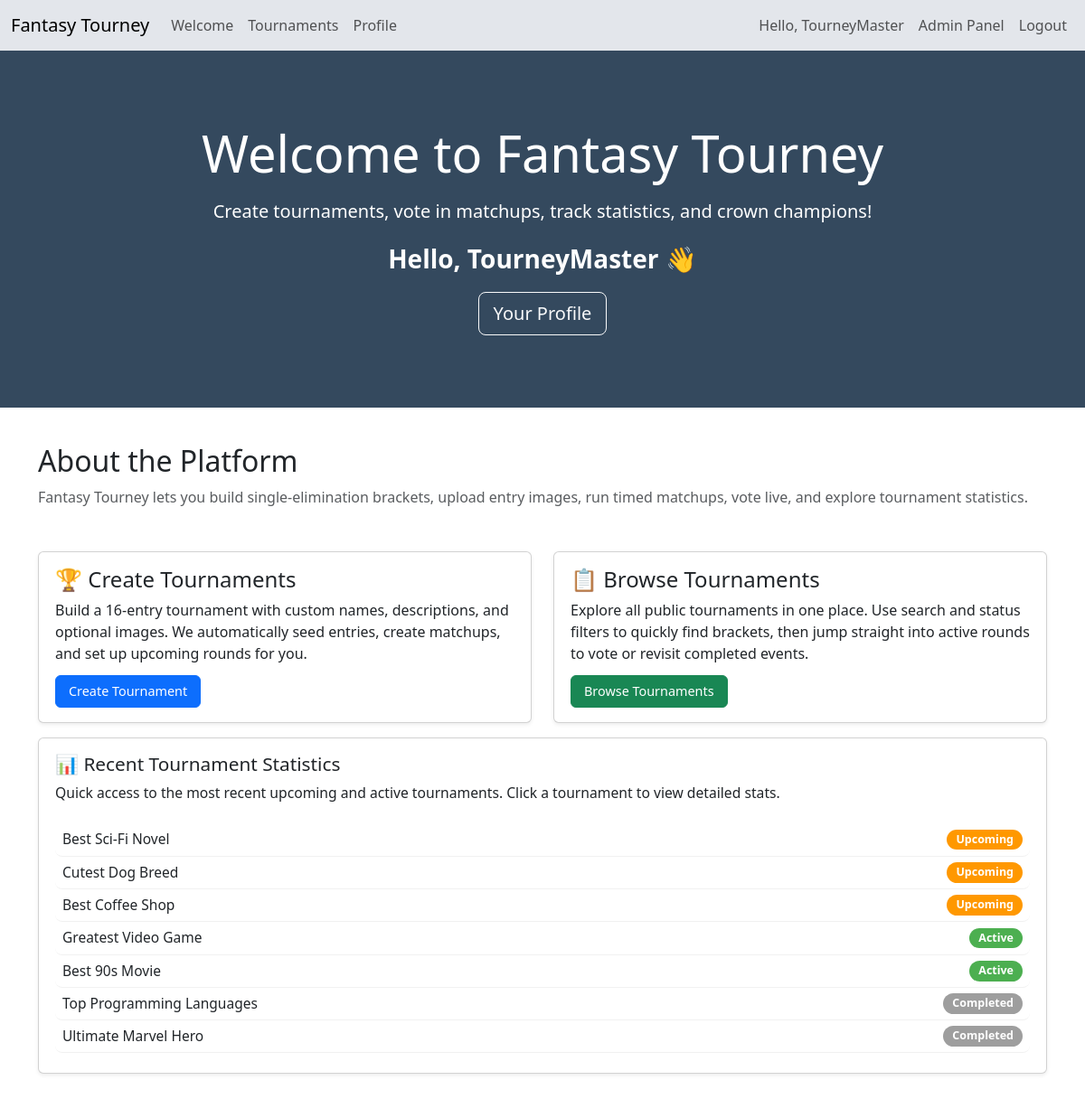
/Php_Files/welcome.php (signed in), run on the app's committed database.
### tables this page shows
CREATE TABLE `tournament` (
  `tournament_id` int(11) NOT NULL AUTO_INCREMENT,
  `title` varchar(255) NOT NULL CHECK (`title` <> ''),
  `description` varchar(255) NOT NULL CHECK (`description` <> ''),
  `start_at` datetime NOT NULL,
  `end_at` datetime DEFAULT NULL,
  `tourneystatus` enum('Upcoming','Active','Completed') NOT NULL,
  `user_id` int(11) NOT NULL,
  PRIMARY KEY (`tournament_id`),
  UNIQUE KEY `title` (`title`),
  KEY `user_id` (`user_id`),
  CONSTRAINT `tournament_ibfk_1` FOREIGN KEY (`user_id`) REFERENCES `users` (`user_id`)
);

### Php_Files/welcome.php (the view, shortened to what this page needs)
<?php
require_once("./navbar.php");
$isLoggedIn  = isset($_SESSION["user_id"]) && $_SESSION["user_id"] !== "guest";
$isGuest     = isset($_SESSION["role"]) && $_SESSION["role"] === "guest";
$displayName = $_SESSION["displayname"] ?? null;
$hasCurrentTournament = isset($_SESSION['current_tournament_id'])
    && ctype_digit((string)$_SESSION['current_tournament_id']);
$currentTournamentId = $hasCurrentTournament ? (int)$_SESSION['current_tournament_id'] : null;
$displayTournaments = [];
if (function_exists('get_pdo_connection')) {
    try {
        $db = get_pdo_connection();
        $stmt = $db->prepare("
            SELECT tournament_id, title, tourneystatus, start_at, end_at
            FROM tournament
            ORDER BY start_at DESC, tournament_id DESC
        ");
        $stmt->execute();
        $tournaments = $stmt->fetchAll(PDO::FETCH_ASSOC);
        if (!empty($tournaments)) {
            $upcoming  = [];
            $active    = [];
            $completed = [];
            foreach ($tournaments as $t) {
                $statusRaw = strtolower(trim($t['tourneystatus'] ?? ''));
                $status = null;
                if (in_array($statusRaw, ['upcoming', 'active', 'completed'], true)) {
                    $status = ucfirst($statusRaw);
                }
                $t['tourneystatus'] = $status;
                if ($status === "Upcoming") {
                    $upcoming[] = $t;
                } elseif ($status === "Active") {
                    $active[] = $t;
                } elseif ($status === "Completed") {
                    $completed[] = $t;
                }
            }
            $displayTournaments = array_slice($upcoming, 0, 6);
            $displayTournaments = array_merge(
                $displayTournaments,
                array_slice($active, 0, 6)
            );
            $max = 12;
            if (count($displayTournaments) < $max) {
                $remaining = $max - count($displayTournaments);
                $displayTournaments = array_merge(
                    $displayTournaments,
                    array_slice($completed, 0, $remaining)
                );
            }
        }
    } catch (Throwable $e) {
        $displayTournaments = [];
    }
}
?>
<!DOCTYPE html>
<html lang="en">
<head>
    <link href="https://cdn.jsdelivr.net/npm/bootstrap@5.3.8/dist/css/bootstrap.min.css"
          rel="stylesheet" />
</head>
<body>
<div class="welcome-header">
    <h1 class="display-4 mb-3">Welcome to Fantasy Tourney</h1>
    <p class="lead">Create tournaments, vote in matchups, track statistics, and crown champions!</p>
    <?php if (!$isLoggedIn && !$isGuest): ?>
        <div class="mt-4">
            <a href="login.php" class="btn btn-light btn-lg me-2">Login</a>
            <a href="register.php" class="btn btn-outline-light btn-lg">Register</a>
        </div>
    <?php elseif ($isGuest): ?>
        <p class="mt-3 fs-4 fw-semibold">You’re browsing as a Guest.</p>
        <a href="logout.php" class="btn btn-outline-light btn-lg">Exit Guest Mode</a>
    <?php else: ?>
        <p class="mt-3 fs-3 fw-semibold">
            Hello, <span class="fw-bold"><?= htmlspecialchars($displayName) ?></span> 👋
        </p>
        <a href="profile.php" class="btn btn-outline-light btn-lg">Your Profile</a>
    <?php endif; ?>
</div>
<div class="container mb-5">
    <div class="mb-5">
        <h2>About the Platform</h2>
        <p class="text-muted">
            Fantasy Tourney lets you build single-elimination brackets, upload entry images,
            run timed matchups, vote live, and explore tournament statistics.
        </p>
    </div>
    <div class="row g-4 mb-3">
        <div class="col-md-6">
            <div class="card feature-card h-100 shadow-sm">
                <div class="card-body">
                    <h4 class="card-title">🏆 Create Tournaments</h4>
                    <p class="card-text">
                        Build a 16-entry tournament with custom names, descriptions, and optional
                        images. We automatically seed entries, create matchups, and set up upcoming
                        rounds for you.
                    </p>
                    <?php if (!$isLoggedIn): ?>
                        <button class="btn btn-primary" data-bs-toggle="modal" data-bs-target="#guestPromptModal">
                            Create Tournament
                        </button>
                    <?php else: ?>
                        <a href="create_tournament.php" class="btn btn-primary">Create Tournament</a>
                    <?php endif; ?>
                </div>
            </div>
        </div>
        <div class="col-md-6">
            <div class="card feature-card h-100 shadow-sm">
                <div class="card-body">
                    <h4 class="card-title">📋 Browse Tournaments</h4>
                    <p class="card-text">
                        Explore all public tournaments in one place. Use search and status filters
                        to quickly find brackets, then jump straight into active rounds to vote or
                        revisit completed events.
                    </p>
                    <a href="tournaments.php" class="btn btn-success">Browse Tournaments</a>
                </div>
            </div>
        </div>
    </div>
    <div class="row g-4">
        <div class="col-12">
            <div class="card feature-card shadow-sm">
                <div class="card-body">
                    <h4 class="card-title recent-stats-title">📊 Recent Tournament Statistics</h4>
                    <p class="card-text recent-stats-text">
                        Quick access to the most recent upcoming and active tournaments.
                        Click a tournament to view detailed stats.
                    </p>
                    <?php if (empty($displayTournaments)): ?>
                        <p class="text-muted mb-0">No tournaments available yet.</p>
                    <?php else: ?>
                        <div class="tournament-list">
                            <?php foreach ($displayTournaments as $t): ?>
                                <?php
                                    $id     = (int)$t['tournament_id'];
                                    $title  = htmlspecialchars($t['title']);
                                    $status = $t['tourneystatus'];
                                    $pillClass = 'status-pill-' . strtolower($status);
                                    $isCurrent = $hasCurrentTournament && $currentTournamentId === $id;
                                ?>
                                <a href="statistics.php?tournament_id=<?= $id ?>" class="tournament-link">
                                    <div class="tournament-item">
                                        <div>
                                            <span class="tournament-title<?= $isCurrent ? ' text-primary' : '' ?>">
                                                <?= $title ?>
                                            </span>
                                        </div>
                                        <span class="status-pill <?= $pillClass ?>">
                                            <?= htmlspecialchars($status) ?>
                                        </span>
                                    </div>
                                </a>
                            <?php endforeach; ?>
                        </div>
                    <?php endif; ?>
                </div>
            </div>
        </div>
    </div>
</div>
</body>
</html>

### Php_Files/welcome.php (style rules this page uses)
.welcome-header { background: #34495E; color: white; padding: 80px 20px; text-align: center; margin-bottom: 40px; }
.feature-card { transition: transform .15s ease, box-shadow .15s ease; }
.feature-card .card-body { padding: 16px 18px; display: flex; flex-direction: column; }
.feature-card .card-text { flex-grow: 1; margin-bottom: 12px; }
.feature-card .card-body .btn { align-self: flex-start; margin-top: auto; padding: 6px 14px; font-size: 0.9rem; border-radius: 6px; }
.tournament-list { max-height: 260px; overflow-y: auto; margin-top: 10px; }
.tournament-link { display: block; padding: 6px 8px; border-radius: 8px; border-bottom: 1px solid #f1f1f1; color: inherit; text-decoration: none; transition: background-color .12s ease, transform .12s ease, box-shadow .12s ease; }
.tournament-item { display: flex; justify-content: space-between; align-items: center; font-size: 0.95rem; }
.tournament-title { font-weight: 500; font-size: 0.97rem; }
.status-pill { border-radius: 999px; padding: 2px 10px; font-size: 0.78rem; font-weight: 600; color: #fff; }
.status-pill-upcoming { background-color: #FF9800; }
.status-pill-active { background-color: #4CAF50; }
.status-pill-completed { background-color: #9E9E9E; }
.recent-stats-title { font-size: 1.3rem; }
.recent-stats-text { font-size: 0.98rem; }

### data on the page
tournament: title "Best Sci-Fi Novel", tourneystatus "Upcoming"
tournament: title "Cutest Dog Breed", tourneystatus "Upcoming"
tournament: title "Best Coffee Shop", tourneystatus "Upcoming"
tournament: title "Greatest Video Game", tourneystatus "Active"
tournament: title "Best 90s Movie", tourneystatus "Active"
tournament: title "Top Programming Languages", tourneystatus "Completed"
tournament: title "Ultimate Marvel Hero", tourneystatus "Completed"

### other printed values
$_SESSION["displayname"] "TourneyMaster"
$displayName "TourneyMaster"
